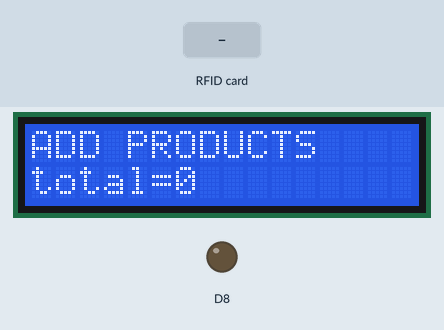
Recording of a sketch running on a simulated ESP8266 (NodeMCU). Parts: 16×2 character LCD, output pins drawn as LEDs (lit = HIGH). The inputs (shaded band) are chosen by the test bench. WiFi joins after 1.5 s; servers stay silent unless stated; the local clock reads 2024-03-15 10:24:30 at power-on unless the sketch sets it; what the sketch prints to the serial monitor is not drawn.

Above: at 6.8 s.
6.9 s: RFID card 23 4B 59 96 held to the reader
At 8.1 s:
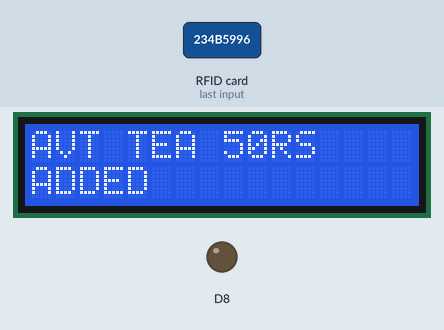
9.9 s: RFID card 43 2D 2F 96 held to the reader
At 10.5 s:
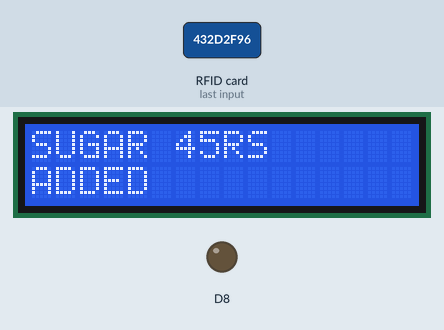
12.9 s: RFID card 13 DF 11 15 held to the reader
At 13.9 s:
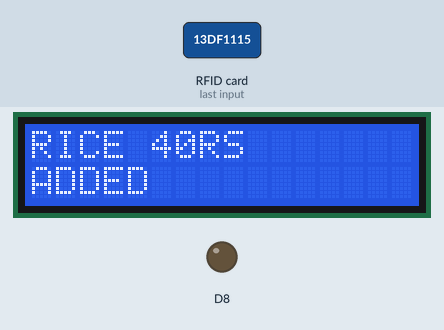
15.9 s: RFID card 5E 7A 19 C4 held to the reader
At 16.7 s:
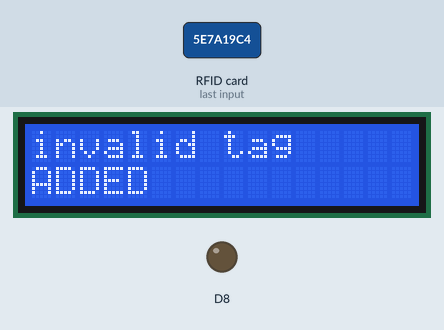
18.9 s: RFID card 23 4B 59 96 held to the reader
At 20.1 s:
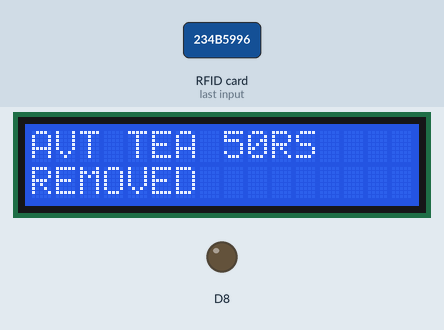
Timing chart, 0 to 22.9 s (numbered marks = the images above; inputs shaded):
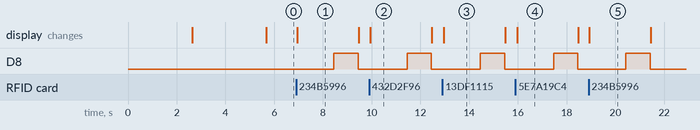

The sketch:

code.ino
```cpp
#include <LiquidCrystal_I2C.h>
#include <SPI.h>
#include <MFRC522.h>
#include <RtcDS1307.h>
#include <ESP8266WiFi.h>

RtcDS1307<TwoWire> rtc(Wire);
int Hor;
int Min;
int Sec;

WiFiServer server(80);

String header;

// Current time
unsigned long currentTime = millis();
// Previous time
unsigned long previousTime = 0;
// Define timeout time in milliseconds (example: 2000ms = 2s)
const long timeoutTime = 2000;

// Replace with your network credentials
const char* ssid = "Galaxy";
const char* password = "ajesh@123";

// set the LCD number of columns and rows
int lcdColumns = 16;
int lcdRows = 2;

int pro = 0;
int total = 0; // Initialize total

// set LCD address, number of columns and rows
// if you don't know your display address, run an I2C scanner sketch
LiquidCrystal_I2C lcd(0x27, lcdColumns, lcdRows);

// Rfid
#define RST_PIN D3
#define SS_PIN D4

byte readCard[4];
String tagID = "";
MFRC522 mfrc522(SS_PIN, RST_PIN);
String addedp[10];
int addedprice[10];

boolean getID();
int PRODUCTprice(String ckword); // Correct function signature
String PRODUCTname(String ckword); // Correct function signature
void checkPDinlist();

void setup() {
  // Connect to Wi-Fi network with SSID and password
  Serial.print("Connecting to ");
  Serial.println(ssid);
  WiFi.begin(ssid, password);
  while (WiFi.status() != WL_CONNECTED) {
    delay(500);
    Serial.print(".");
  }
  // Print local IP address and start web server
  Serial.println("");
  Serial.println("WiFi connected.");
  Serial.println("IP address: ");
  Serial.println(WiFi.localIP());
  lcd.print(WiFi.localIP());
  delay(1000);
  lcd.clear();
  server.begin();

  pinMode(D8, OUTPUT);
  Serial.begin(115200);  //Starts serial connection
  rtc.Begin();     //Starts I2C

  SPI.begin();
  mfrc522.PCD_Init();

  lcd.init();
  lcd.backlight();
  lcd.setCursor(2, 0);
  lcd.print("WELCOME");
  lcd.setCursor(0, 1);
  lcd.print("HAPPY SHOPPING");
  delay(3000);
  lcd.clear();
  Serial.begin(9600);
  lcd.clear();
}

void loop() {
  RtcDateTime now = rtc.GetDateTime();
  Hor = now.Hour();
  Min = now.Minute();
  Sec = now.Second();
  WiFiClient client = server.available();
  lcd.setCursor(0, 0);
  lcd.print("ADD PRODUCTS");
  lcd.setCursor(0,1);
  lcd.print("total=");
  lcd.print(total);

  if (getID()) {
    lcd.clear();
    checkPDinlist();
    digitalWrite(D8,HIGH);
    delay(1000);
    digitalWrite(D8,LOW);
  }

  if (client) {
    Serial.println("New Client."); // print a message out in the serial port
    String currentLine = ""; // make a String to hold incoming data from the client
    currentTime = millis();
    previousTime = currentTime;
    while (client.connected() && currentTime - previousTime <= timeoutTime) {
      currentTime = millis();
      if (client.available()) {
        char c = client.read(); // read a byte, then
        Serial.write(c); // print it out the serial monitor
        header += c;
        if (c == '\n') { // if the byte is a newline character
          if (currentLine.length() == 0) {
            client.println("HTTP/1.1 200 OK");
            client.println("Content-type:text/html");
            client.println("Connection: close");
            client.println();
            client.println("<!DOCTYPE html><html>");
            client.println("<head><meta name=\"viewport\" content=\"width=device-width, initial-scale=1\">");
            client.println("<link rel=\"icon\" href=\"data:,\">");
            client.println("<style>html { font-family: Helvetica; display: inline-block; margin: 0px auto; text-align: center;}");
            client.println(".button { background-color: #195B6A; border: none; color: white; padding: 16px 40px;");
            client.println("text-decoration: none; font-size: 30px; margin: 2px; cursor: pointer;}");
            client.println(".button2 {background-color: #77878A;}</style></head>");
            client.println("<body><h1>ESP8266 Web Server</h1>");
            client.println("<table>");
            client.println("<tr>");
            client.println("<th> ITEM </th><th>PRICE</th>");
            client.println("</tr>");
            for(int i=0;i<10;i++){
              if (addedp[i] != "") { // Check if product name is not empty
                client.println("<tr><th>"+addedp[i]+"</th><th>"+String(addedprice[i])+"</th></tr>");
              }
            }
            client.println("</table>");
            client.println("Total: " + String(total));
            client.println("</body></html>");
            client.println();
            break;
          } else {
            currentLine = "";
          }
        } else if (c != '\r') {
          currentLine += c;
        }
      }
    }
    header = "";
    client.stop();
    Serial.println("Client disconnected.");
    Serial.println("");
  }
}

boolean getID(){
  if(!mfrc522.PICC_IsNewCardPresent()) {
    return false;
  }
  if(!mfrc522.PICC_ReadCardSerial()) {
    return false;
  }
  tagID = "";
  for (uint8_t i = 0; i < 4; i++) {
    tagID.concat(String(mfrc522.uid.uidByte[i], HEX));
  }
  tagID.toUpperCase();
  mfrc522.PICC_HaltA();
  return true;
}

int PRODUCTprice(String ckword) {
  if(ckword=="234B5996") {
    return 50;
  }
  if(ckword=="432D2F96") {
    return 45;
  }
  if(ckword=="13DF1115") {
    return 40;
  }
  return 0;
}

String PRODUCTname(String ckword) {
  if(ckword=="234B5996") {
    return "AVT TEA 50RS";
  }
  if(ckword=="13DF1115") {
    return "RICE 40RS";
  }
  if(ckword=="432D2F96") {
    return "SUGAR 45RS";
  }
  if(ckword=="2C46174A") {
    lcd.setCursor(0,1);
    lcd.print("time "+String(Hor)+":"+String(Min)+":"+String(Sec));
    lcd.setCursor(0,0);
    lcd.print("total="+String(total));
     delay(60000);


    }
    return "invalid tag";
  }
  int add(int price,int total){
    total=total+price;
    return total;
    }
  int subtract(int price,int total){
      if(total<0){
        return 0;}
      total=total-price;
      return total;
      }
   void checkPDinlist(){
      for(int i=0;i<10;i++){
      if(addedp[i]==PRODUCTname(tagID))
      {addedp[i]="";
      addedprice[i]=0;

      total=subtract(PRODUCTprice(tagID),total);
      lcd.setCursor(0, 0);
      lcd.print(PRODUCTname(tagID));
      lcd.setCursor(0, 1);
      lcd.print("REMOVED");
      delay(1500);
    break;
      }

      else if(addedp[i]=="")
      {addedp[i]=PRODUCTname(tagID);
      addedprice[i]=PRODUCTprice(tagID);
      total=add(PRODUCTprice(tagID),total);
      lcd.setCursor(0, 0);
      lcd.print(PRODUCTname(tagID));
      lcd.setCursor(0, 1);
      lcd.print("ADDED");
      delay(1500);
      break;
        }
}
}
```

Measured:
- after the input at 6.9 s, D8: LOW → HIGH after 1.6 s, → LOW 1.0 s later; the display: changes after 0.05 s (image 1)
- after the input at 9.9 s, D8: LOW → HIGH after 1.6 s, → LOW 1.0 s later; the display: changes after 0.05 s (image 2)
- after the input at 12.9 s, D8: LOW → HIGH after 1.6 s, → LOW 1.0 s later; the display: changes after 0.05 s (image 3)
- after the input at 15.9 s, D8: LOW → HIGH after 1.6 s, → LOW 1.0 s later; the display: changes after 0.07 s (image 4)
- after the input at 18.9 s, D8: LOW → HIGH after 1.5 s, → LOW 1.0 s later; the display: changes at once (image 5)
- what the display in image 1 shows lasts 2.5 s, from 7.0 s to 9.5 s
